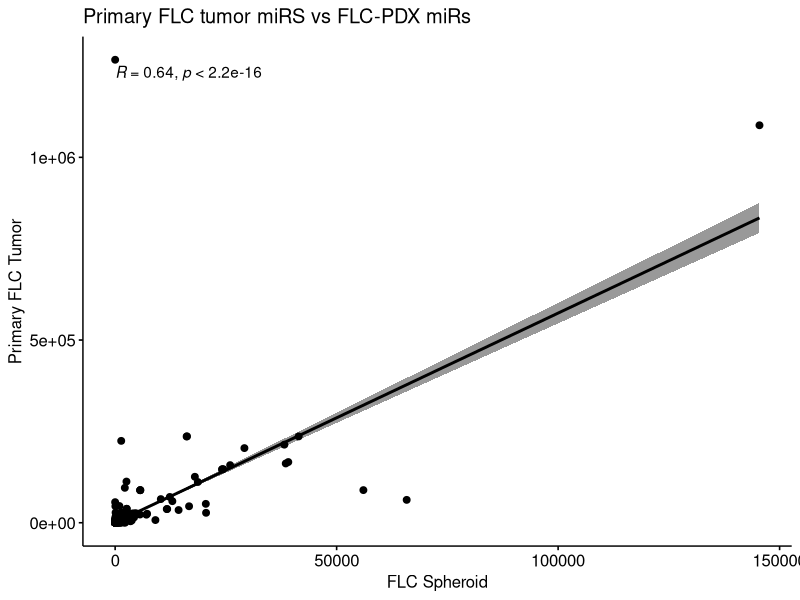
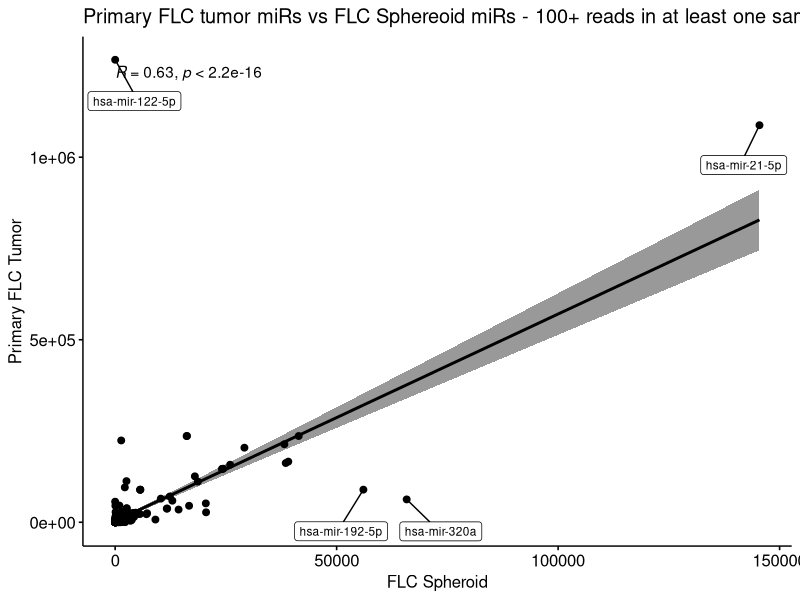
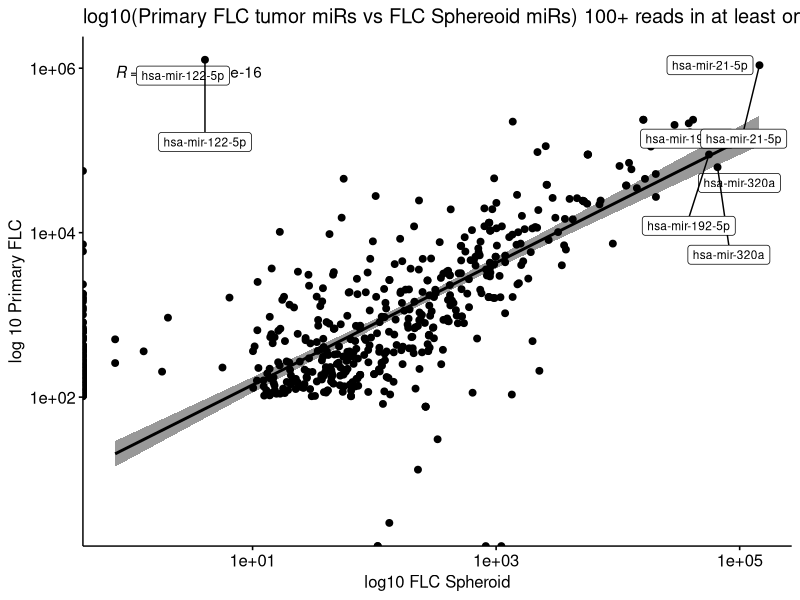
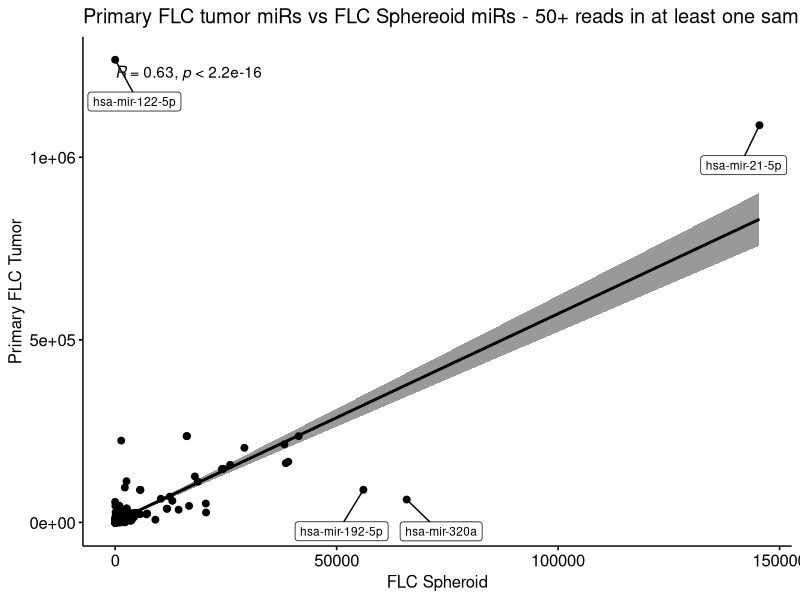
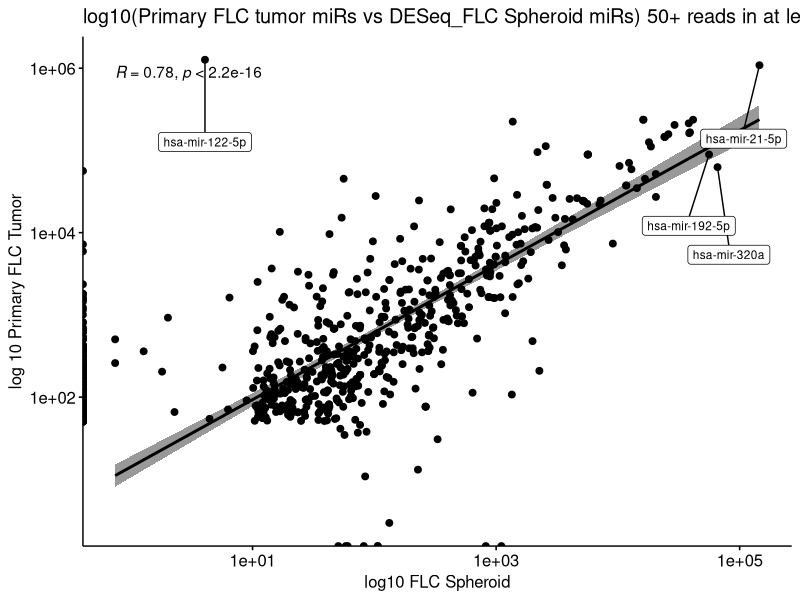
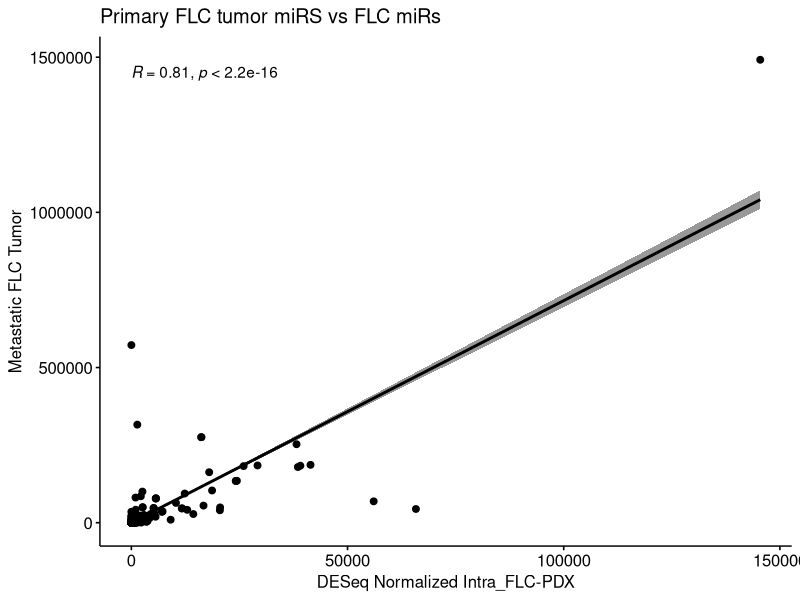
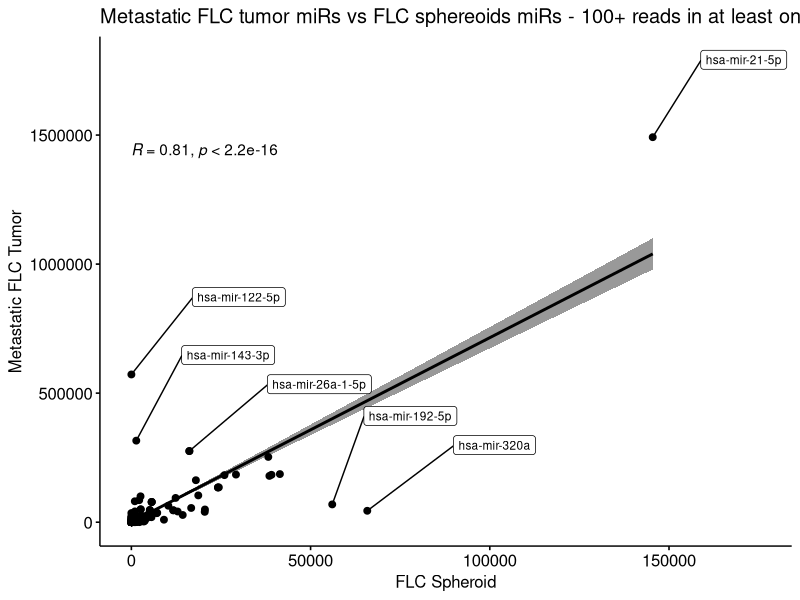
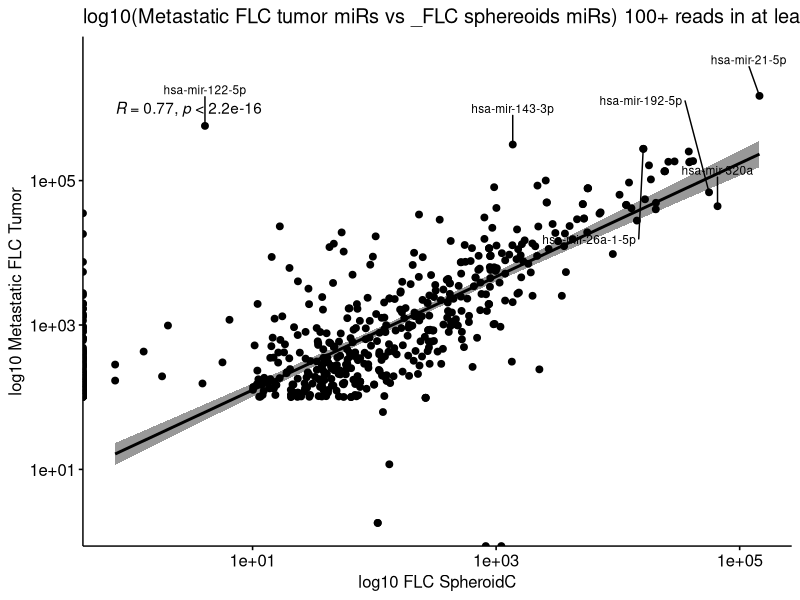

R code for these plots, in order:
## ---- chunk 1
knitr::opts_chunk$set(echo = TRUE)
## ---- chunk 2
library(dplyr)
library(ggpubr) 
library(tibble)
library(ggrepel)
## ---- chunk 3
flc.counts <- read.csv("../NML-PRI-MET_noDups_avg-normalized-counts-by-group.csv")
flc.sphereoids <- read.csv("FLC-PDX_DESeq_miRs.csv")
flc.pri <- flc.counts %>% 
  select(miR, avg_PRI)
flc.mets <- flc.counts %>% 
  select(miR, avg_MET)
## ---- chunk 4
#Join intracellular sphereoids miRs with primary tumor miRs
flc.combined.deseq <- full_join(flc.sphereoids, flc.pri, by = "miR")
#change is.na rows to 0
flc.combined.deseq[is.na(flc.combined.deseq)] <- 0
#Move the column to rowname. this is necessary for the final clean up step of removing rows that contain at least 100 reads in either column
flc.combined.deseq <- column_to_rownames(flc.combined.deseq, var = "miR")
flc.clean.100 <- flc.combined.deseq %>% 
  filter_all(any_vars(. > 100))
#this is done again with reads at least 50 reads in either column
flc.clean.50 <- flc.combined.deseq %>% 
  filter_all(any_vars(. > 50))
## ---- chunk 5
most.dev.pri.genes <- flc.clean.100 %>% 
  rownames_to_column(var = "miR") %>% 
  filter(miR %in% c("hsa-mir-122-5p", "hsa-mir-21-5p", "hsa-mir-320a", "hsa-mir-192-5p"))
## ---- chunk 6
set.seed(1)
p.pri.noclean <- ggscatter(flc.combined.deseq, x = "avg_Intra_FLC", y = "avg_PRI", 
          add = "reg.line", conf.int = TRUE, 
          cor.coef = TRUE, cor.method = "pearson",
          xlab = "FLC Spheroid", ylab = "Primary FLC Tumor", title = "Primary FLC tumor miRS vs FLC-PDX miRs")

p.pri.100 <- ggscatter(flc.clean.100, x = "avg_Intra_FLC", y = "avg_PRI", 
          add = "reg.line", conf.int = TRUE, 
          cor.coef = TRUE, cor.method = "pearson",
          xlab = "FLC Spheroid", ylab = "Primary FLC Tumor", title = "Primary FLC tumor miRs vs FLC Sphereoid miRs - 100+ reads in at least one sample") +
  geom_label_repel(data = most.dev.pri.genes,
                  aes(label = miR),
                  size = 3,
                  force = 100,
                  nudge_y = -30000)

p.pri.100.log10 <- ggscatter(flc.clean.100, x = "avg_Intra_FLC", y = "avg_PRI", 
          add = "reg.line", conf.int = TRUE, 
          cor.coef = TRUE, cor.method = "pearson",
          xlab = "log10 FLC Spheroid", ylab = "log 10 Primary FLC", title = "log10(Primary FLC tumor miRs vs FLC Sphereoid miRs) 100+ reads in at least one sample") +
  scale_x_log10() +
  scale_y_log10() +
  geom_label_repel(data = most.dev.pri.genes,
                  aes(label = miR),
                  size = 3) +
  geom_label_repel(data = most.dev.pri.genes,
                  aes(label = miR),
                  size = 3,
                  nudge_y = -1)

p.pri.50 <- ggscatter(flc.clean.50, x = "avg_Intra_FLC", y = "avg_PRI", 
          add = "reg.line", conf.int = TRUE, 
          cor.coef = TRUE, cor.method = "pearson",
          xlab = "FLC Spheroid", ylab = "Primary FLC Tumor", title = "Primary FLC tumor miRs vs FLC Sphereoid miRs - 50+ reads in at least one sample") +
  geom_label_repel(data = most.dev.pri.genes,
                  aes(label = miR),
                  size = 3,
                  force = 100,
                  nudge_y = -30000)

p.pri.50.log10 <- ggscatter(flc.clean.50, x = "avg_Intra_FLC", y = "avg_PRI", 
          add = "reg.line", conf.int = TRUE, 
          cor.coef = TRUE, cor.method = "pearson",
          xlab = "log10 FLC Spheroid", ylab = "log 10 Primary FLC Tumor", title = "log10(Primary FLC tumor miRs vs DESeq_FLC Spheroid miRs) 50+ reads in at least one sample") +
  scale_x_log10() +
  scale_y_log10() +
  geom_label_repel(data = most.dev.pri.genes,
                  aes(label = miR),
                  size = 3,
                  nudge_y = -1)

p.pri.noclean
p.pri.100
p.pri.100.log10
p.pri.50
p.pri.50.log10
## ---- chunk 7
#The steps here are similar to that seen in code chunk 4
flc.combined.mets <- full_join(flc.mets, flc.sphereoids, by = "miR")
flc.combined.mets[is.na(flc.combined.mets)] <- 0
flc.combined.mets <- column_to_rownames(flc.combined.mets, var = "miR")
flc.clean.mets.100 <- flc.combined.mets %>% 
  filter_all(any_vars(. > 100))
flc.clean.mets.50 <- flc.combined.mets %>% 
  filter_all(any_vars(. > 50))
## ---- chunk 8
most.dev.met.genes <- flc.clean.mets.100 %>% 
  rownames_to_column(var = "miR") %>% 
  filter(miR %in% c("hsa-mir-21-5p", "hsa-mir-122-5p", "hsa-mir-143-3p","hsa-mir-26a-1-5p" , "hsa-mir-320a", "hsa-mir-192-5p"))
## ---- chunk 9
set.seed(1)
p.met.noclean <- ggscatter(flc.combined.mets, x = "avg_Intra_FLC", y = "avg_MET", 
          add = "reg.line", conf.int = TRUE, 
          cor.coef = TRUE, cor.method = "pearson",
          xlab = "DESeq Normalized Intra_FLC-PDX", ylab = "Metastatic FLC Tumor", title = "Primary FLC tumor miRS vs FLC miRs")

p.met.100 <- ggscatter(flc.clean.mets.100, x = "avg_Intra_FLC", y = "avg_MET", 
          add = "reg.line", conf.int = TRUE, 
          cor.coef = TRUE, cor.method = "pearson",
          xlab = "FLC Spheroid", ylab = "Metastatic FLC Tumor", title = "Metastatic FLC tumor miRs vs FLC sphereoids miRs - 100+ reads in at least one sample") +
  geom_label_repel(data = most.dev.met.genes,
                  aes(label = miR),
                  size = 3,
                  force = 100,
                  nudge_x = 30000,
                  nudge_y = 300000)

p.met.100.log10 <- ggscatter(flc.clean.mets.100, x = "avg_Intra_FLC", y = "avg_MET", 
          add = "reg.line", conf.int = TRUE, 
          cor.coef = TRUE, cor.method = "pearson",
          xlab = "log10 FLC SpheroidC", ylab = "log10 Metastatic FLC Tumor", title = "log10(Metastatic FLC tumor miRs vs _FLC sphereoids miRs) 100+ reads in at least one sample") +
  scale_x_log10() +
  scale_y_log10() +
  geom_text_repel(data = most.dev.met.genes,
                  aes(label = miR),
                  size = 3,
                  force = 100,
                  nudge_y = .5)
  
p.met.50 <- ggscatter(flc.clean.mets.50, x = "avg_Intra_FLC", y = "avg_MET", 
          add = "reg.line", conf.int = TRUE, 
          cor.coef = TRUE, cor.method = "pearson",
          xlab = "FLC Spheroid", ylab = "Metastatic FLC Tumor", title = "Metastatic FLC tumor miRs vs FLC sphereoids miRs - 50+ reads in at least one sample") +
  geom_label_repel(data = most.dev.met.genes,
                  aes(label = miR),
                  size = 3,
                  force = 100,
                  nudge_x = 30000,
                  nudge_y = 300000)

p.met.50.log10 <- ggscatter(flc.clean.mets.50, x = "avg_Intra_FLC", y = "avg_MET", 
          add = "reg.line", conf.int = TRUE, 
          cor.coef = TRUE, cor.method = "pearson",
          xlab = "log10 FLC SpheroidC", ylab = "log10 Metastatic FLC Tumor", title = "log10(Metastatic FLC tumor miRs vs _FLC sphereoids miRs) 50+ reads in at least one sample") +
  scale_x_log10() +
  scale_y_log10() +
  geom_text_repel(data = most.dev.met.genes,
                   aes(label = miR),
                   size = 3,
                   force = 100,
                  nudge_y = .5)

p.met.noclean
p.met.100
p.met.100.log10
p.met.50
p.met.50.log10
## ---- chunk 10
